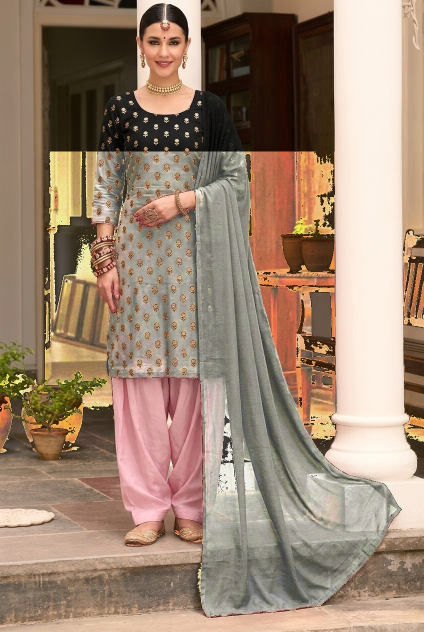
#> input picture assets/dataset_14/tryons/white_embroidered_anarkali.jpg, 848 x 1264 px, found by its file name (shown at 1/2 size)
$ python touchup_white_dress.py
#> lines starting #> are read from the running program, lines starting #| are printed output that depends on the picture; after the words box and inside, x2 and y2 are one past the last pixel; in counts of white or black regions, pixels touching at a corner belong together; pictures that were not available may be replaced by others from this repository, and a replacement may not be noted
import cv2
import numpy as np

# Load the tryon
img = cv2.imread("assets/dataset_14/tryons/white_embroidered_anarkali.jpg")
#> img is the input picture: shape (1264, 848, 3); mean B, G, R 115.6, 134.6, 157.9
h, w = img.shape[:2]
#> h = 1264; w = 848

# Load clean background reference
bg = cv2.imread(r"C:\Users\indra\.gemini\antigravity-ide\brain\cd2b60ca-e51e-4f7d-9fe5-d16f2bae4c0b\perfect_background_tryon_1788360834982.jpg")
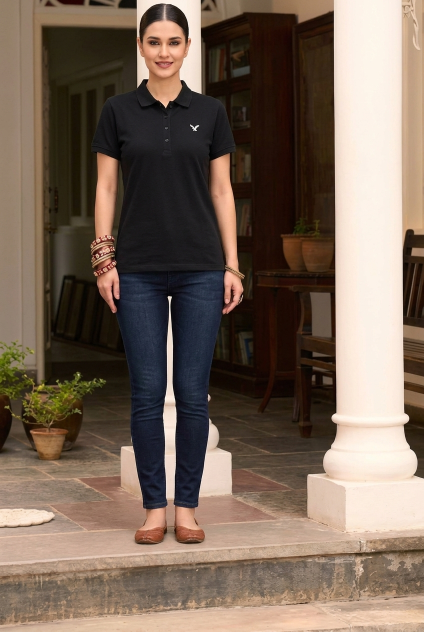
#> input picture assets/dataset_14/tryons/black_polo_tshirt.jpg, 848 x 1264 px, given in place of perfect_background_tryon_1788360834982.jpg, which was not available (shown at 1/2 size)
#> bg is the input picture: shape (1264, 848, 3); mean B, G, R 88.9, 102.8, 120.7

# Replace the lower right floor area (x: 420-560, y: 720-950) where old blue tassels appear with clean stone step
clean_step = bg[int(h*0.75):h, int(w*0.75):w]
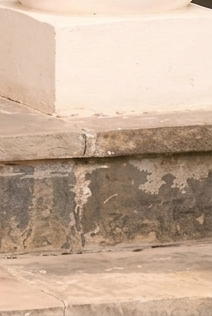
#> clean_step: shape (316, 212, 3); mean B, G, R 154, 174.4, 199.2
c_h, c_w = clean_step.shape[:2]
#> c_h = 316; c_w = 212
img[int(h*0.75):int(h*0.75)+c_h, int(w*0.75):int(w*0.75)+c_w] = clean_step
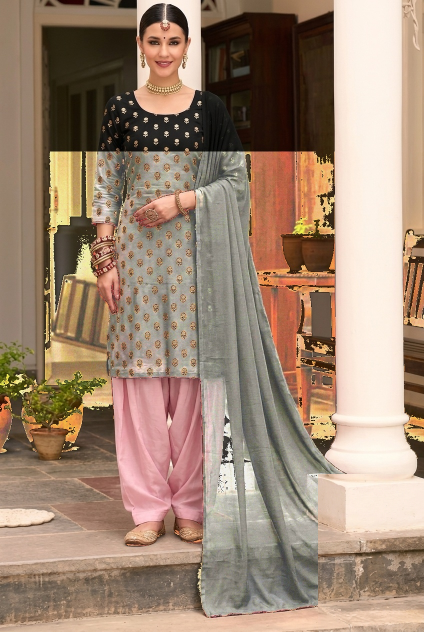
#> img: shape (1264, 848, 3) (shown at 1/2 size); 6.22% of pixels changed, all inside (x1, y1, x2, y2) = (636, 948, 848, 1264)

# Replace the upper left doorway (x: 0-220, y: 0-350) with clean doorway
clean_door = bg[0:int(h*0.35), 0:int(w*0.25)]
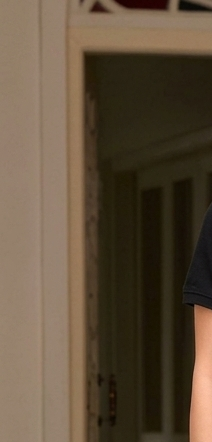
#> clean_door: shape (442, 212, 3); mean B, G, R 59.4, 79, 95.5
img[0:int(h*0.35), 0:int(w*0.25)] = clean_door
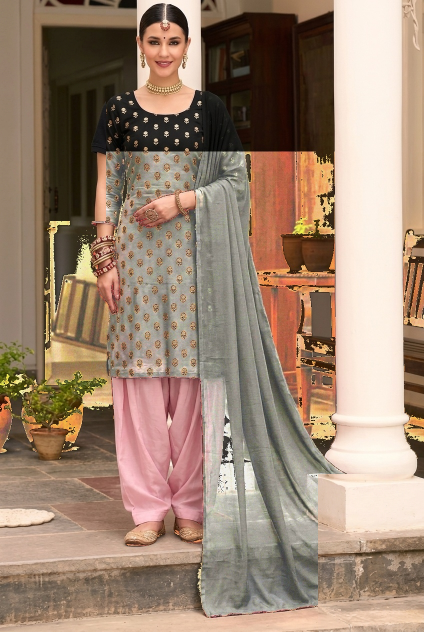
#> img: shape (1264, 848, 3) (shown at 1/2 size); 8.47% of pixels changed, all inside (x1, y1, x2, y2) = (0, 0, 212, 442)

# Replace the top center header with clean transom arch
clean_arch = bg[0:int(h*0.12), int(w*0.20):int(w*0.80)]
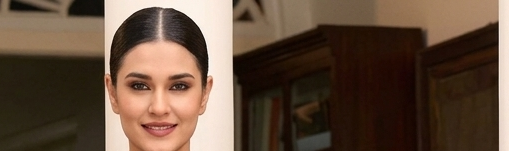
#> clean_arch: shape (151, 509, 3); mean B, G, R 61.1, 77.5, 99.4
img[0:int(h*0.12), int(w*0.20):int(w*0.80)] = clean_arch
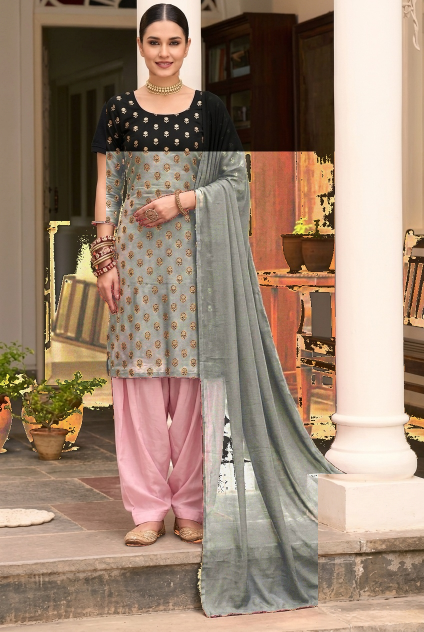
#> img: shape (1264, 848, 3) (shown at 1/2 size); 6.41% of pixels changed, all inside (x1, y1, x2, y2) = (212, 0, 678, 151)

# Save cleaned image
cv2.imwrite("assets/dataset_14/tryons/white_embroidered_anarkali.jpg", img)
print("Finished pristine touch-up of White Sequence Dress Tryon!")
